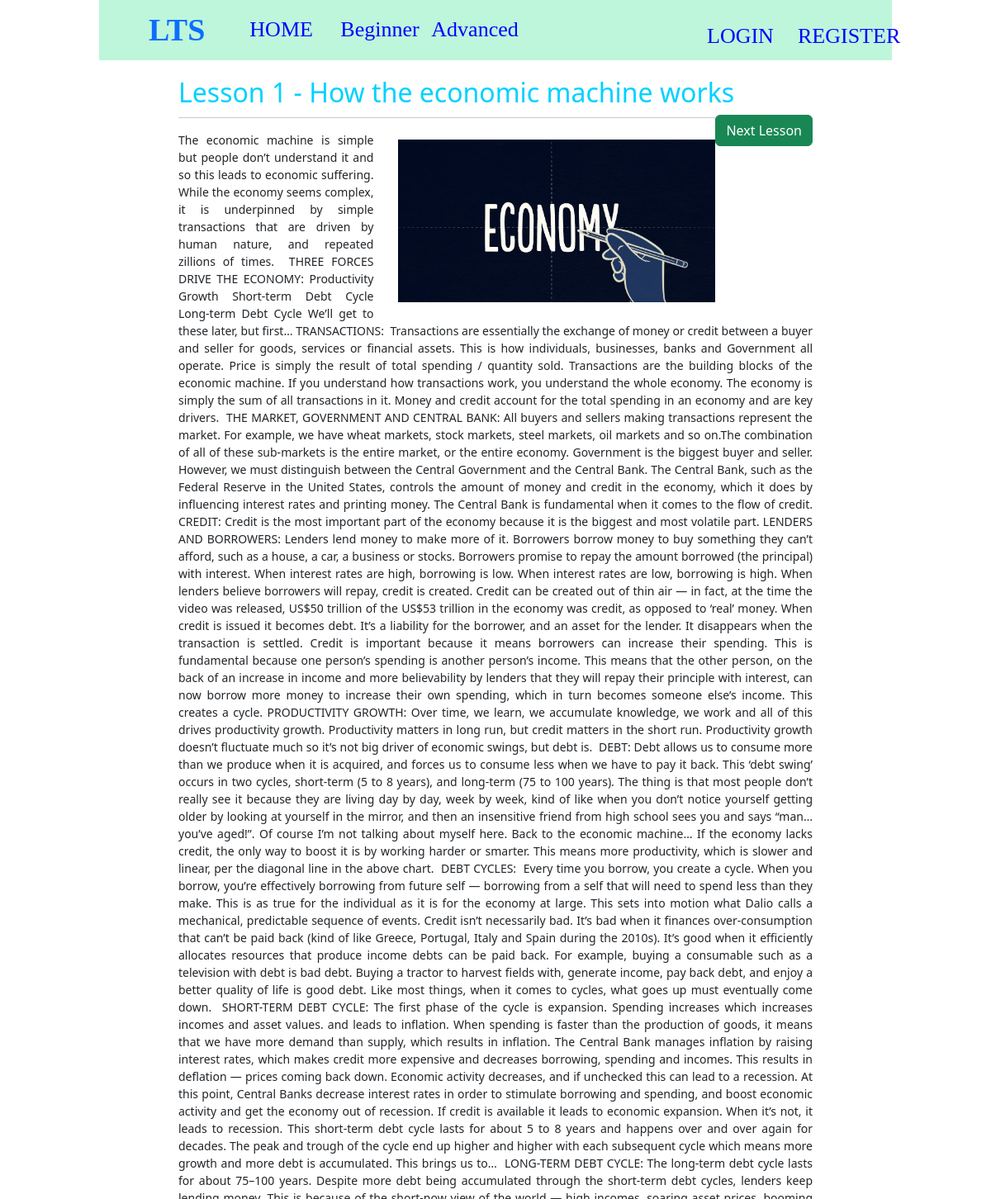
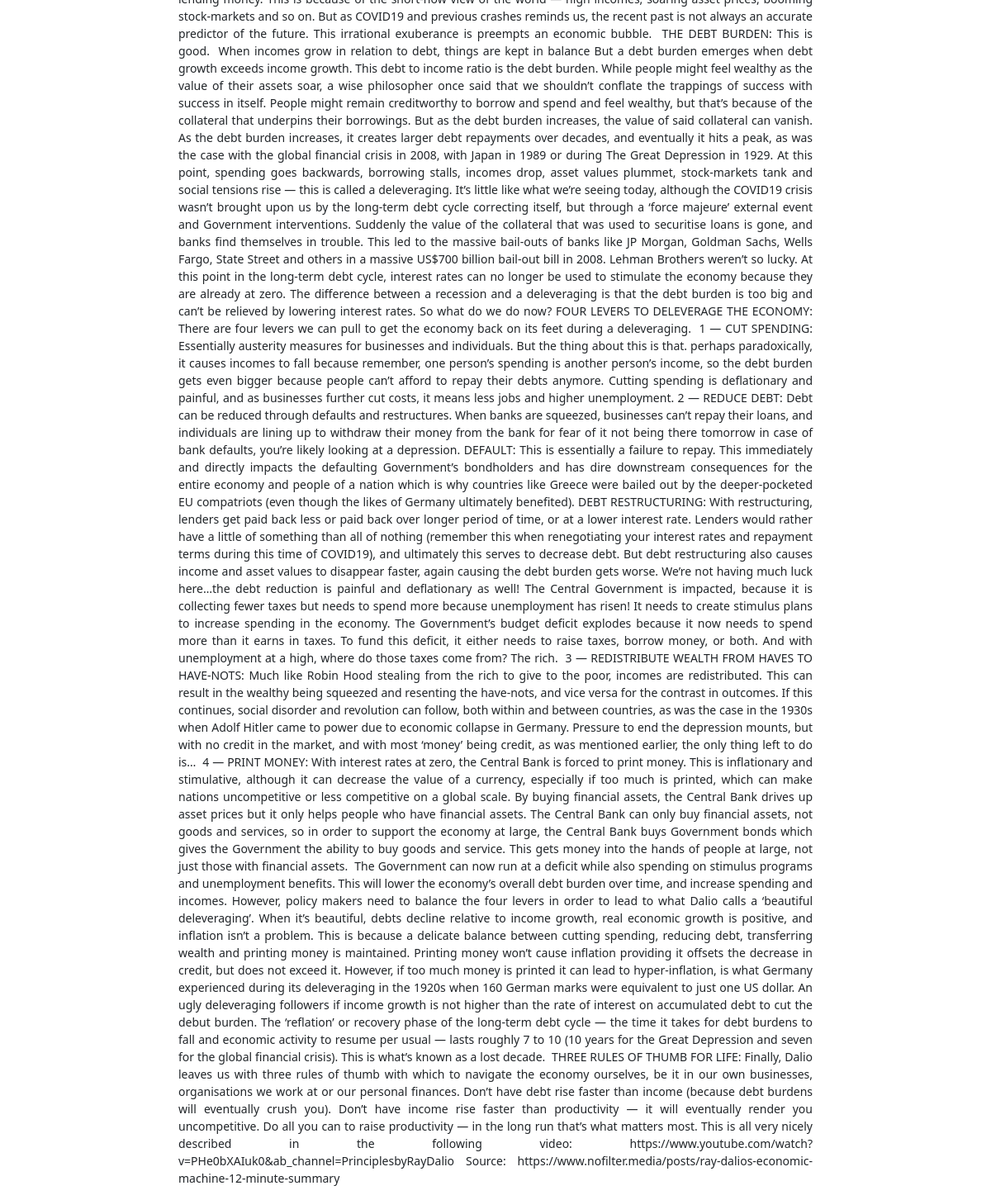
Page /beginnerLessons/lesson/8/ on the committed database (2 pictures, top to bottom).
### LearnTradingSwiftly/models.py (models this page shows)
class Lesson(models.Model):
	title = models.CharField(max_length=255)
	content = models.TextField(max_length=100000)
	image = models.ImageField(upload_to="cover_images/", null=True, blank=True)
	isAdvanced = models.BooleanField(default=False)

### LearnTradingSwiftly/views.py (the view)
# urls.py: path('beginnerLessons/lesson/<int:index>/', lesson, name='lesson'),
def lesson(request, index):
	lesson = get_object_or_404(Lesson, id=index)
	context = {'lesson': lesson,}
	return render(request, "lesson.html", context)

### LearnTradingSwiftly/templates/lesson.html (shortened to what this page needs)
<!DOCTYPE html>
<html>
<head>
	<link href="https://cdn.jsdelivr.net/npm/bootstrap@5.2.0-beta1/dist/css/bootstrap.min.css" rel="stylesheet">
</head>
<body style="width: 80%; margin: auto">
	<nav class="navbar navbar-expand-lg" style="background-color: rgba(189, 246, 219, 1);">
  <div class="container-fluid">
    <a class="navbar-brand" href="{% url 'index' %}>LTS</a>
    <button class="navbar-toggler" type="button" data-bs-toggle="collapse" data-bs-target="#navbarSupportedContent" aria-controls="navbarSupportedContent" aria-expanded="false" aria-label="Toggle navigation">
    <div class="collapse navbar-collapse" id="navbarSupportedContent">
      <ul class="navbar-nav me-auto mb-2 mb-lg-0">
        <li class="nav-item">
          <a class="lts" href="{% url 'index' %}">LTS</a>
        </li>
        <li class="nav-item">
          <a class="nav-link" href="{% url 'index' %}">HOME</a>
        </li>
        <li class="nav-item">
          <a class="nav-link" href="{% url 'beginnerLessons' %}">Beginner</a>
        </li>
        <li class="nav-item">
          <a class="nav-link" href="{% url 'advancedLessons' %}">Advanced</a>
        </li>
      </ul>
      <div>
            <ul class="navbar-nav me-auto mb-2 mb-lg-0">
            	<li class="nav-item login" style="float: right;">
          			<a class="nav-link" href="{% url 'login' %}">LOGIN</a>
        		</li>
        		<li class="nav-item register" style="float: right;">
          			<a class="nav-link" href="{% url 'register' %}">REGISTER</a>
        		</li>
			</ul>
      </div>
    </div>
  </div>
</nav>
<div class="center">
	<h2 style="color: rgba(0, 209, 255, 1); float: left;"> {{lesson.title}}</h2>
		<a href="{% url 'lesson' index=lesson.id %}" class="btn btn-success view" style="float: right;">Next Lesson</a>
<br>
	<hr>
    <div>
      	<img src="{{MEDIA_URL}}{{lesson.image.url}}" class="card-img-top" alt="..." style="width: 50%; height: 60%; float: right; margin-bottom: 20px; margin-left: 30px; margin-top: 10px">
    </div>
    <p style="text-align: justify; font-size: 14px; margin-top: 10px" type="html">{{lesson.content}}
    </p>
</div>
</body>
</html>

### LearnTradingSwiftly/templates/lesson.html (style rules this page uses)
.nav-link { color: blue; font-size: 26px; background-color: rgba(189, 246, 219, 1); border-radius: 10%; border: 0px; width: 100px; height: 30px; font-family: Lexend Peta, serif, sans-serif; margin-right: 10px; display: inline-block; }
.lts { font-size: 38px; font-weight: bold; font-family: "Lexend Peta", serif, sans-serif; text-decoration: none; margin-right: 30px; float: left; }
.center { margin: auto; width: 80%; padding-top: 20px; font-size: 22px; text-align: center; }

### rows in the picture
Lesson: title "Lesson 1 - How the economic machine works", image (picture), content "The economic machine is simple but people don’t understand it and so this leads to economic suffering. While the economy seems complex, it is underpinned by simple transactions that are driven by human nature, and repeated zillions of times. ‍ THREE FORCES DRIVE THE ECONOMY: Productivity Growth Short-term Debt Cycle Long-term Debt Cycle We’ll get to these later, but first… TRANSACTIONS: ‍ Transactions are essentially the exchange of money or credit between a buyer and seller for goods, services or financial assets. This is how individuals, businesses, banks and Government all operate. Price is simply the result of total spending / quantity sold. Transactions are the building blocks of the…"
